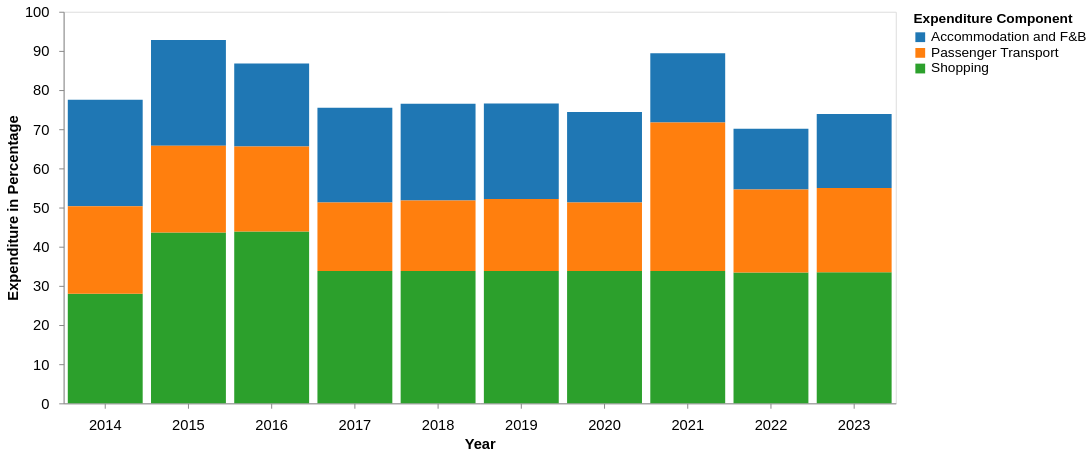

Write a Vega-Lite specification for this figure.
### Vega-Lite specification from a JSON file in a GitHub repository (floating-point values rounded to 4 significant figures)
{"$schema": "https://vega.github.io/schema/vega-lite/v5.json", "width": 850, "height": 400, "data": {"values": [{"Year": "2014", "Component": "Shopping", "Expenditure": 28}, {"Year": "2014", "Component": "Accommodation and F&B", "Expenditure": 27.2}, {"Year": "2014", "Component": "Passenger Transport", "Expenditure": 22.3}, {"Year": "2015", "Component": "Shopping", "Expenditure": 43.6}, {"Year": "2015", "Component": "Accommodation and F&B", "Expenditure": 27}, {"Year": "2015", "Component": "Passenger Transport", "Expenditure": 22.2}, {"Year": "2016", "Component": "Shopping", "Expenditure": 43.9}, {"Year": "2016", "Component": "Accommodation and F&B", "Expenditure": 21.2}, {"Year": "2016", "Component": "Passenger Transport", "Expenditure": 21.7}, {"Year": "2017", "Component": "Shopping", "Expenditure": 33.8}, {"Year": "2017", "Component": "Accommodation and F&B", "Expenditure": 24.2}, {"Year": "2017", "Component": "Passenger Transport", "Expenditure": 17.5}, {"Year": "2018", "Component": "Shopping", "Expenditure": 33.8}, {"Year": "2018", "Component": "Accommodation and F&B", "Expenditure": 24.7}, {"Year": "2018", "Component": "Passenger Transport", "Expenditure": 18}, {"Year": "2019", "Component": "Shopping", "Expenditure": 33.8}, {"Year": "2019", "Component": "Accommodation and F&B", "Expenditure": 24.4}, {"Year": "2019", "Component": "Passenger Transport", "Expenditure": 18.4}, {"Year": "2020", "Component": "Shopping", "Expenditure": 33.8}, {"Year": "2020", "Component": "Accommodation and F&B", "Expenditure": 23.1}, {"Year": "2020", "Component": "Passenger Transport", "Expenditure": 17.5}, {"Year": "2021", "Component": "Shopping", "Expenditure": 33.8}, {"Year": "2021", "Component": "Accommodation and F&B", "Expenditure": 17.7}, {"Year": "2021", "Component": "Passenger Transport", "Expenditure": 37.9}, {"Year": "2022", "Component": "Shopping", "Expenditure": 33.4}, {"Year": "2022", "Component": "Accommodation and F&B", "Expenditure": 15.5}, {"Year": "2022", "Component": "Passenger Transport", "Expenditure": 21.2}, {"Year": "2023", "Component": "Shopping", "Expenditure": 33.5}, {"Year": "2023", "Component": "Accommodation and F&B", "Expenditure": 18.9}, {"Year": "2023", "Component": "Passenger Transport", "Expenditure": 21.5}]}, "params": [{"name": "yearSelect", "value": "All", "bind": {"input": "select", "options": ["All", "2014", "2015", "2016", "2017", "2018", "2019", "2020", "2021", "2022", "2023"], "name": "Select Year"}}], "mark": "bar", "encoding": {"x": {"field": "Year", "type": "ordinal", "title": "Year", "axis": {"labelAngle": 0, "labelFontSize": 15, "titleFontSize": 15, "labelPadding": 10, "grid": false}}, "y": {"field": "Expenditure", "type": "quantitative", "title": "Expenditure in Percentage", "axis": {"labelPadding": 10, "labelFontSize": 15, "titleFontSize": 15, "grid": false}, "scale": {"domain": [0, 100]}}, "color": {"field": "Component", "type": "nominal", "title": "Expenditure Component", "scale": {"scheme": "category10"}, "legend": {"title": "Expenditure Component", "labelFontSize": 14, "titleFontSize": 14, "labelPadding": 10}}, "opacity": {"condition": [{"test": "yearSelect == 'All'", "value": 1}, {"test": "datum.Year == yearSelect", "value": 1}], "value": 0.3}, "tooltip": [{"field": "Year", "title": "Year"}, {"field": "Component", "title": "Expenditure Component"}, {"field": "Expenditure", "title": "Expenditure in Percentage", "format": ".2f"}]}}
